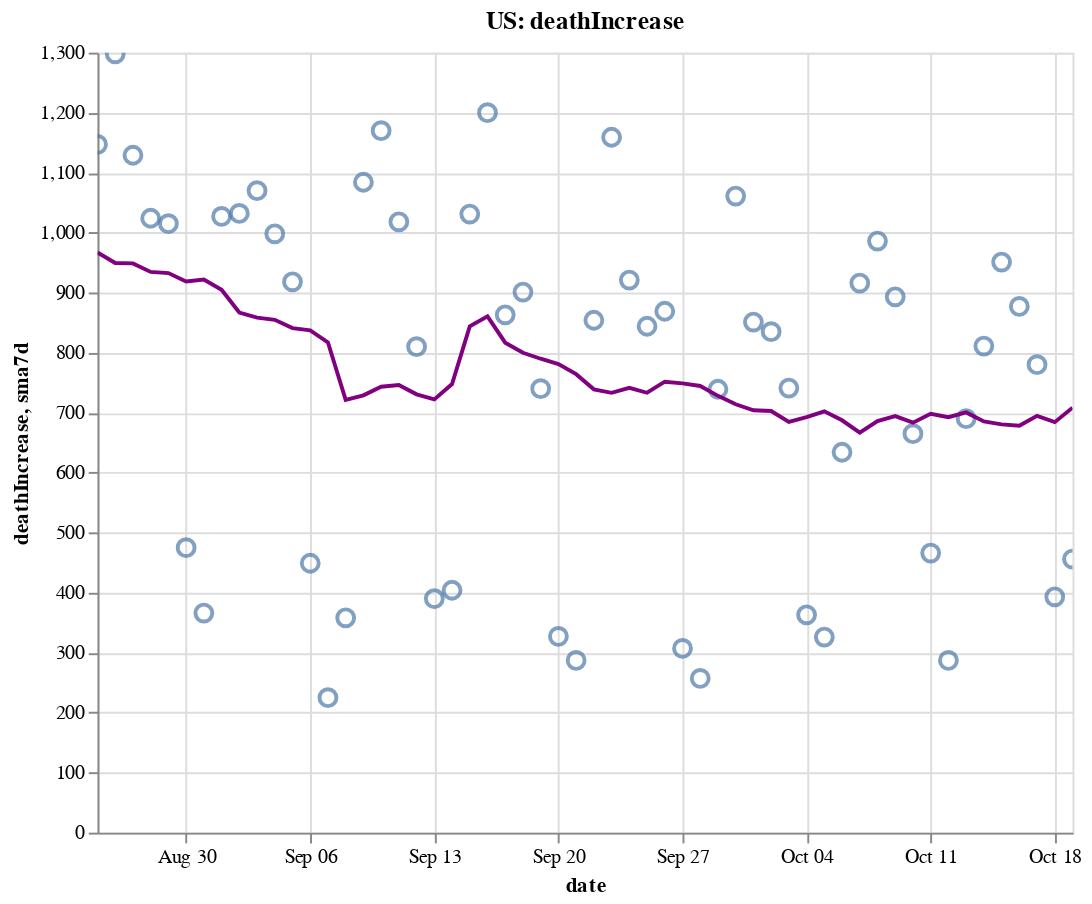

The code cell stored with this chart in its notebook:
### Code cell
create_plot(us, 'deathIncrease')

### Figure 1 — Vega-Lite specification as saved in the notebook (floating-point values rounded to 4 significant figures)
{"config": {"view": {"continuousWidth": 400, "continuousHeight": 300}}, "layer": [{"layer": [{"mark": {"type": "point", "size": 75}, "encoding": {"tooltip": [{"type": "temporal", "field": "date"}, {"type": "quantitative", "field": "deathIncrease"}, {"type": "quantitative", "field": "sma7d"}], "x": {"type": "temporal", "field": "date"}, "y": {"type": "quantitative", "field": "deathIncrease"}}, "selection": {"selector006": {"type": "interval", "bind": "scales", "encodings": ["x", "y"]}}}, {"mark": {"type": "line", "color": "purple"}, "encoding": {"x": {"type": "temporal", "field": "date"}, "y": {"type": "quantitative", "field": "sma7d"}}}]}, {"mark": {"type": "rule", "color": "#aaa"}, "encoding": {"x": {"type": "temporal", "field": "date"}}, "transform": [{"filter": {"selection": "selector005"}}]}, {"mark": "circle", "encoding": {"opacity": {"condition": {"value": 1, "selection": "selector005"}, "value": 0}, "tooltip": [{"type": "temporal", "field": "date"}, {"type": "quantitative", "field": "deathIncrease"}, {"type": "quantitative", "field": "sma7d"}], "x": {"type": "temporal", "field": "date"}, "y": {"type": "quantitative", "field": "deathIncrease"}}, "selection": {"selector005": {"type": "single", "encodings": ["x"], "on": "mouseover", "nearest": true, "empty": "none"}}}, {"mark": {"type": "text", "align": "left", "dx": 5, "dy": -5, "stroke": "white", "strokeWidth": 2}, "encoding": {"text": {"type": "quantitative", "field": "deathIncrease"}, "tooltip": [{"type": "temporal", "field": "date"}, {"type": "quantitative", "field": "deathIncrease"}, {"type": "quantitative", "field": "sma7d"}], "x": {"type": "temporal", "field": "date"}, "y": {"type": "quantitative", "field": "deathIncrease"}}, "transform": [{"filter": {"selection": "selector005"}}]}, {"mark": {"type": "text", "align": "left", "dx": 5, "dy": -5}, "encoding": {"text": {"type": "quantitative", "field": "deathIncrease"}, "tooltip": [{"type": "temporal", "field": "date"}, {"type": "quantitative", "field": "deathIncrease"}, {"type": "quantitative", "field": "sma7d"}], "x": {"type": "temporal", "field": "date"}, "y": {"type": "quantitative", "field": "deathIncrease"}}, "transform": [{"filter": {"selection": "selector005"}}]}], "data": {"name": "data-6bcd656866540d776e223f0e6d883b0f"}, "height": 400, "title": "US: deathIncrease", "width": 500, "$schema": "https://vega.github.io/schema/vega-lite/v4.8.1.json", "datasets": {"data-6bcd656866540d776e223f0e6d883b0f": [{"date": "2020-08-25T00:00:00", "totalTestResultsIncrease": 687400.0, "positiveIncrease": 36380.0, "death": 170300.0, "deathIncrease": 1147.0, "positiveRate": 0.053, "state": "US", "sma7d": 966.9}, {"date": "2020-08-26T00:00:00", "totalTestResultsIncrease": 695000.0, "positiveIncrease": 44050.0, "death": 171600.0, "deathIncrease": 1298.0, "positiveRate": 0.063, "state": "US", "sma7d": 949.4}, {"date": "2020-08-27T00:00:00", "totalTestResultsIncrease": 814700.0, "positiveIncrease": 43980.0, "death": 172700.0, "deathIncrease": 1129.0, "positiveRate": 0.054, "state": "US", "sma7d": 948.7}, {"date": "2020-08-28T00:00:00", "totalTestResultsIncrease": 847600.0, "positiveIncrease": 46550.0, "death": 173800.0, "deathIncrease": 1024.0, "positiveRate": 0.055, "state": "US", "sma7d": 934.6}, {"date": "2020-08-29T00:00:00", "totalTestResultsIncrease": 841000.0, "positiveIncrease": 44500.0, "death": 174800.0, "deathIncrease": 1015.0, "positiveRate": 0.053, "state": "US", "sma7d": 932.6}, {"date": "2020-08-30T00:00:00", "totalTestResultsIncrease": 786800.0, "positiveIncrease": 39500.0, "death": 175200.0, "deathIncrease": 475.0, "positiveRate": 0.05, "state": "US", "sma7d": 918.7}, {"date": "2020-08-31T00:00:00", "totalTestResultsIncrease": 709700.0, "positiveIncrease": 31410.0, "death": 175600.0, "deathIncrease": 366.0, "positiveRate": 0.044, "state": "US", "sma7d": 922.0}, {"date": "2020-09-01T00:00:00", "totalTestResultsIncrease": 755900.0, "positiveIncrease": 42430.0, "death": 176600.0, "deathIncrease": 1027.0, "positiveRate": 0.056, "state": "US", "sma7d": 904.9}, {"date": "2020-09-02T00:00:00", "totalTestResultsIncrease": 704000.0, "positiveIncrease": 30600.0, "death": 177700.0, "deathIncrease": 1032.0, "positiveRate": 0.043, "state": "US", "sma7d": 866.9}, {"date": "2020-09-03T00:00:00", "totalTestResultsIncrease": 829000.0, "positiveIncrease": 44710.0, "death": 178700.0, "deathIncrease": 1070.0, "positiveRate": 0.054, "state": "US", "sma7d": 858.4}, {"date": "2020-09-04T00:00:00", "totalTestResultsIncrease": 979300.0, "positiveIncrease": 51590.0, "death": 179700.0, "deathIncrease": 998.0, "positiveRate": 0.053, "state": "US", "sma7d": 854.7}, {"date": "2020-09-05T00:00:00", "totalTestResultsIncrease": 908200.0, "positiveIncrease": 44900.0, "death": 180700.0, "deathIncrease": 918.0, "positiveRate": 0.049, "state": "US", "sma7d": 840.9}, {"date": "2020-09-06T00:00:00", "totalTestResultsIncrease": 789800.0, "positiveIncrease": 33120.0, "death": 181100.0, "deathIncrease": 449.0, "positiveRate": 0.042, "state": "US", "sma7d": 837.1}, {"date": "2020-09-07T00:00:00", "totalTestResultsIncrease": 626100.0, "positiveIncrease": 28680.0, "death": 181300.0, "deathIncrease": 225.0, "positiveRate": 0.046, "state": "US", "sma7d": 817.0}, {"date": "2020-09-08T00:00:00", "totalTestResultsIncrease": 552100.0, "positiveIncrease": 22220.0, "death": 181700.0, "deathIncrease": 358.0, "positiveRate": 0.04, "state": "US", "sma7d": 721.4}, {"date": "2020-09-09T00:00:00", "totalTestResultsIncrease": 659100.0, "positiveIncrease": 31110.0, "death": 182800.0, "deathIncrease": 1084.0, "positiveRate": 0.047, "state": "US", "sma7d": 728.9}, {"date": "2020-09-10T00:00:00", "totalTestResultsIncrease": 730400.0, "positiveIncrease": 37580.0, "death": 183900.0, "deathIncrease": 1170.0, "positiveRate": 0.051, "state": "US", "sma7d": 743.1}, {"date": "2020-09-11T00:00:00", "totalTestResultsIncrease": 857000.0, "positiveIncrease": 44930.0, "death": 185000.0, "deathIncrease": 1018.0, "positiveRate": 0.052, "state": "US", "sma7d": 746.0}, {"date": "2020-09-12T00:00:00", "totalTestResultsIncrease": 930300.0, "positiveIncrease": 42090.0, "death": 185800.0, "deathIncrease": 810.0, "positiveRate": 0.045, "state": "US", "sma7d": 730.6}, {"date": "2020-09-13T00:00:00", "totalTestResultsIncrease": 720600.0, "positiveIncrease": 34450.0, "death": 186200.0, "deathIncrease": 390.0, "positiveRate": 0.048, "state": "US", "sma7d": 722.1}, {"date": "2020-09-14T00:00:00", "totalTestResultsIncrease": 457600.0, "positiveIncrease": 33860.0, "death": 186600.0, "deathIncrease": 404.0, "positiveRate": 0.074, "state": "US", "sma7d": 747.7}, {"date": "2020-09-15T00:00:00", "totalTestResultsIncrease": 760400.0, "positiveIncrease": 35440.0, "death": 187600.0, "deathIncrease": 1031.0, "positiveRate": 0.047, "state": "US", "sma7d": 843.9}, {"date": "2020-09-16T00:00:00", "totalTestResultsIncrease": 770500.0, "positiveIncrease": 40020.0, "death": 188800.0, "deathIncrease": 1200.0, "positiveRate": 0.052, "state": "US", "sma7d": 860.4}, {"date": "2020-09-17T00:00:00", "totalTestResultsIncrease": 885800.0, "positiveIncrease": 43560.0, "death": 189700.0, "deathIncrease": 863.0, "positiveRate": 0.049, "state": "US", "sma7d": 816.6}, {"date": "2020-09-18T00:00:00", "totalTestResultsIncrease": 1019000.0, "positiveIncrease": 47490.0, "death": 190600.0, "deathIncrease": 901.0, "positiveRate": 0.047, "state": "US", "sma7d": 799.9}, {"date": "2020-09-19T00:00:00", "totalTestResultsIncrease": 1101000.0, "positiveIncrease": 45560.0, "death": 191300.0, "deathIncrease": 740.0, "positiveRate": 0.041, "state": "US", "sma7d": 789.9}, {"date": "2020-09-20T00:00:00", "totalTestResultsIncrease": 932900.0, "positiveIncrease": 36300.0, "death": 191600.0, "deathIncrease": 327.0, "positiveRate": 0.039, "state": "US", "sma7d": 780.9}, {"date": "2020-09-21T00:00:00", "totalTestResultsIncrease": 736100.0, "positiveIncrease": 39470.0, "death": 191900.0, "deathIncrease": 287.0, "positiveRate": 0.054, "state": "US", "sma7d": 764.1}, {"date": "2020-09-22T00:00:00", "totalTestResultsIncrease": 812500.0, "positiveIncrease": 49440.0, "death": 192800.0, "deathIncrease": 854.0, "positiveRate": 0.061, "state": "US", "sma7d": 738.9}, {"date": "2020-09-23T00:00:00", "totalTestResultsIncrease": 962700.0, "positiveIncrease": 38570.0, "death": 193900.0, "deathIncrease": 1159.0, "positiveRate": 0.04, "state": "US", "sma7d": 733.0}, {"date": "2020-09-24T00:00:00", "totalTestResultsIncrease": 974800.0, "positiveIncrease": 43770.0, "death": 194800.0, "deathIncrease": 921.0, "positiveRate": 0.045, "state": "US", "sma7d": 741.3}, {"date": "2020-09-25T00:00:00", "totalTestResultsIncrease": 1054000.0, "positiveIncrease": 55530.0, "death": 195700.0, "deathIncrease": 844.0, "positiveRate": 0.053, "state": "US", "sma7d": 733.1}, {"date": "2020-09-26T00:00:00", "totalTestResultsIncrease": 1057000.0, "positiveIncrease": 47860.0, "death": 196600.0, "deathIncrease": 869.0, "positiveRate": 0.045, "state": "US", "sma7d": 751.6}, {"date": "2020-09-27T00:00:00", "totalTestResultsIncrease": 849700.0, "positiveIncrease": 35450.0, "death": 196900.0, "deathIncrease": 307.0, "positiveRate": 0.042, "state": "US", "sma7d": 748.7}, {"date": "2020-09-28T00:00:00", "totalTestResultsIncrease": 1128000.0, "positiveIncrease": 36520.0, "death": 197100.0, "deathIncrease": 257.0, "positiveRate": 0.032, "state": "US", "sma7d": 744.4}, {"date": "2020-09-29T00:00:00", "totalTestResultsIncrease": 858200.0, "positiveIncrease": 36950.0, "death": 197900.0, "deathIncrease": 739.0, "positiveRate": 0.043, "state": "US", "sma7d": 728.0}, {"date": "2020-09-30T00:00:00", "totalTestResultsIncrease": 846800.0, "positiveIncrease": 44420.0, "death": 198900.0, "deathIncrease": 1061.0, "positiveRate": 0.052, "state": "US", "sma7d": 714.0}, {"date": "2020-10-01T00:00:00", "totalTestResultsIncrease": 932200.0, "positiveIncrease": 45690.0, "death": 199800.0, "deathIncrease": 851.0, "positiveRate": 0.049, "state": "US", "sma7d": 704.0}, {"date": "2020-10-02T00:00:00", "totalTestResultsIncrease": 1164000.0, "positiveIncrease": 49530.0, "death": 200600.0, "deathIncrease": 835.0, "positiveRate": 0.043, "state": "US", "sma7d": 702.7}, {"date": "2020-10-03T00:00:00", "totalTestResultsIncrease": 1034000.0, "positiveIncrease": 51370.0, "death": 201400.0, "deathIncrease": 741.0, "positiveRate": 0.05, "state": "US", "sma7d": 684.4}, {"date": "2020-10-04T00:00:00", "totalTestResultsIncrease": 973800.0, "positiveIncrease": 38440.0, "death": 201700.0, "deathIncrease": 363.0, "positiveRate": 0.039, "state": "US", "sma7d": 692.4}, {"date": "2020-10-05T00:00:00", "totalTestResultsIncrease": 947300.0, "positiveIncrease": 38130.0, "death": 202000.0, "deathIncrease": 326.0, "positiveRate": 0.04, "state": "US", "sma7d": 702.3}, {"date": "2020-10-06T00:00:00", "totalTestResultsIncrease": 859800.0, "positiveIncrease": 38660.0, "death": 202700.0, "deathIncrease": 634.0, "positiveRate": 0.045, "state": "US", "sma7d": 687.3}, {"date": "2020-10-07T00:00:00", "totalTestResultsIncrease": 900900.0, "positiveIncrease": 50600.0, "death": 203600.0, "deathIncrease": 916.0, "positiveRate": 0.056, "state": "US", "sma7d": 666.6}, {"date": "2020-10-08T00:00:00", "totalTestResultsIncrease": 1076000.0, "positiveIncrease": 55350.0, "death": 204600.0, "deathIncrease": 986.0, "positiveRate": 0.051, "state": "US", "sma7d": 685.9}, {"date": "2020-10-09T00:00:00", "totalTestResultsIncrease": 1127000.0, "positiveIncrease": 57060.0, "death": 205500.0, "deathIncrease": 893.0, "positiveRate": 0.051, "state": "US", "sma7d": 694.1}, {"date": "2020-10-10T00:00:00", "totalTestResultsIncrease": 1186000.0, "positiveIncrease": 57490.0, "death": 206100.0, "deathIncrease": 665.0, "positiveRate": 0.048, "state": "US", "sma7d": 683.3}, {"date": "2020-10-11T00:00:00", "totalTestResultsIncrease": 972000.0, "positiveIncrease": 46950.0, "death": 206600.0, "deathIncrease": 466.0, "positiveRate": 0.048, "state": "US", "sma7d": 698.0}, {"date": "2020-10-12T00:00:00", "totalTestResultsIncrease": 1017000.0, "positiveIncrease": 43120.0, "death": 206900.0, "deathIncrease": 287.0, "positiveRate": 0.042, "state": "US", "sma7d": 692.4}, {"date": "2020-10-13T00:00:00", "totalTestResultsIncrease": 986000.0, "positiveIncrease": 48390.0, "death": 207600.0, "deathIncrease": 690.0, "positiveRate": 0.049, "state": "US", "sma7d": 700.4}, {"date": "2020-10-14T00:00:00", "totalTestResultsIncrease": 981100.0, "positiveIncrease": 56800.0, "death": 208400.0, "deathIncrease": 811.0, "positiveRate": 0.058, "state": "US", "sma7d": 685.4}, {"date": "2020-10-15T00:00:00", "totalTestResultsIncrease": 1022000.0, "positiveIncrease": 63170.0, "death": 209300.0, "deathIncrease": 951.0, "positiveRate": 0.062, "state": "US", "sma7d": 680.4}, {"date": "2020-10-16T00:00:00", "totalTestResultsIncrease": 1142000.0, "positiveIncrease": 68120.0, "death": 210200.0, "deathIncrease": 877.0, "positiveRate": 0.06, "state": "US", "sma7d": 678.1}, {"date": "2020-10-17T00:00:00", "totalTestResultsIncrease": 1189000.0, "positiveIncrease": 57940.0, "death": 211000.0, "deathIncrease": 780.0, "positiveRate": 0.049, "state": "US", "sma7d": 694.6}, {"date": "2020-10-18T00:00:00", "totalTestResultsIncrease": 978800.0, "positiveIncrease": 48920.0, "death": 211400.0, "deathIncrease": 393.0, "positiveRate": 0.05, "state": "US", "sma7d": 684.1}, {"date": "2020-10-19T00:00:00", "totalTestResultsIncrease": 1197000.0, "positiveIncrease": 56940.0, "death": 211800.0, "deathIncrease": 456.0, "positiveRate": 0.048, "state": "US", "sma7d": 708.3}]}}
